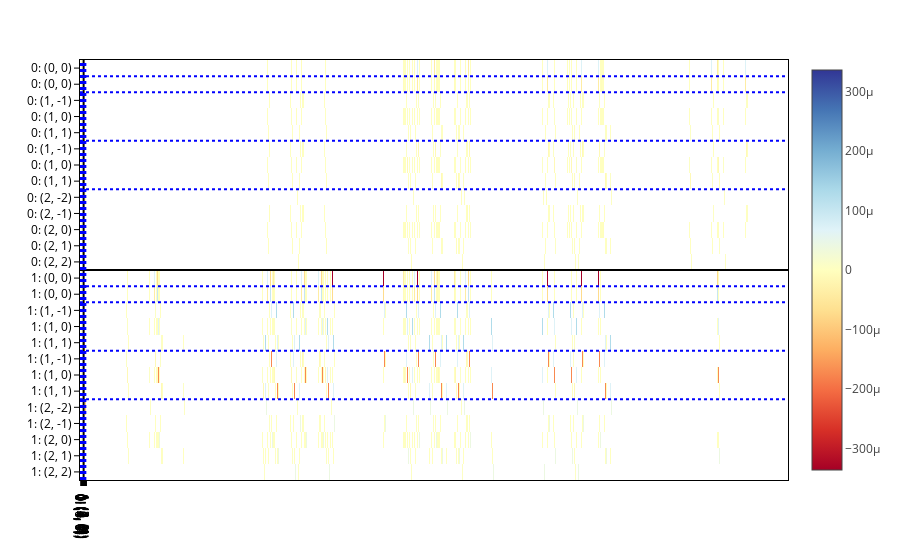
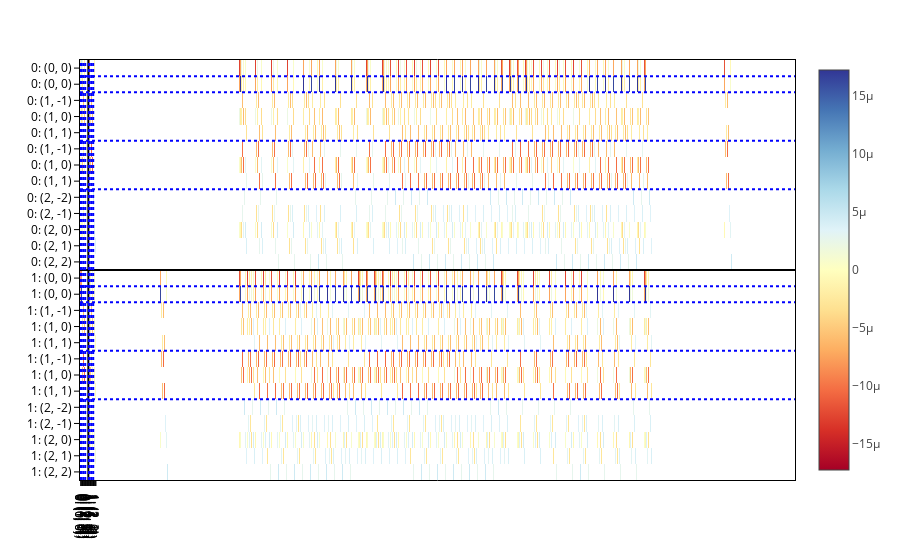

The code cell stored with these charts, in order, in its notebook:
### Code cell
from graph2mat.tools.viz import plot_basis_matrix

for config, matrix in zip(embedding_configs, matrices):
    plot_basis_matrix(
        matrix,
        embeddings_config,
        point_lines={"color": "black"},
        basis_lines={"color": "blue"},
        colorscale="rdylbu",
        text=".3f",
        basis_labels=True,
    ).show()

### Figure 1 — Plotly figure (JSON) as saved in the notebook; plotly's stock layout.template omitted (floating-point values rounded to 4 significant figures; data arrays with more than 128 entries replaced by an {"elided": "..."} marker saying what was removed)
{"data": [{"coloraxis": "coloraxis", "hovertemplate": "x: %{x}<br>y: %{y}<br>color: %{z}<extra></extra>", "name": "0", "texttemplate": "%{z:.3f}", "type": "heatmap", "xaxis": "x", "yaxis": "y", "z": {"elided": "26x3250 float values"}}], "layout": {"coloraxis": {"cmid": 0, "colorscale": [[0, "rgb(165,0,38)"], [0.1, "rgb(215,48,39)"], [0.2, "rgb(244,109,67)"], [0.3, "rgb(253,174,97)"], [0.4, "rgb(254,224,144)"], [0.5, "rgb(255,255,191)"], [0.6, "rgb(224,243,248)"], [0.7, "rgb(171,217,233)"], [0.8, "rgb(116,173,209)"], [0.9, "rgb(69,117,180)"], [1, "rgb(49,54,149)"]]}, "margin": {"t": 60}, "shapes": [{"line": {"color": "black"}, "type": "line", "x0": 0, "x1": 1, "xref": "x domain", "y0": 12.5, "y1": 12.5, "yref": "y"}, {"line": {"color": "black"}, "type": "line", "x0": 12.5, "x1": 12.5, "xref": "x", "y0": 0, "y1": 1, "yref": "y domain"}, {"line": {"color": "blue", "dash": "dot"}, "type": "line", "x0": 0, "x1": 1, "xref": "x domain", "y0": 0.5, "y1": 0.5, "yref": "y"}, {"line": {"color": "blue", "dash": "dot"}, "type": "line", "x0": 0.5, "x1": 0.5, "xref": "x", "y0": 0, "y1": 1, "yref": "y domain"}, {"line": {"color": "blue", "dash": "dot"}, "type": "line", "x0": 0, "x1": 1, "xref": "x domain", "y0": 1.5, "y1": 1.5, "yref": "y"}, {"line": {"color": "blue", "dash": "dot"}, "type": "line", "x0": 1.5, "x1": 1.5, "xref": "x", "y0": 0, "y1": 1, "yref": "y domain"}, {"line": {"color": "blue", "dash": "dot"}, "type": "line", "x0": 0, "x1": 1, "xref": "x domain", "y0": 4.5, "y1": 4.5, "yref": "y"}, {"line": {"color": "blue", "dash": "dot"}, "type": "line", "x0": 4.5, "x1": 4.5, "xref": "x", "y0": 0, "y1": 1, "yref": "y domain"}, {"line": {"color": "blue", "dash": "dot"}, "type": "line", "x0": 0, "x1": 1, "xref": "x domain", "y0": 7.5, "y1": 7.5, "yref": "y"}, {"line": {"color": "blue", "dash": "dot"}, "type": "line", "x0": 7.5, "x1": 7.5, "xref": "x", "y0": 0, "y1": 1, "yref": "y domain"}, {"line": {"color": "blue", "dash": "dot"}, "type": "line", "x0": 0, "x1": 1, "xref": "x domain", "y0": 13.5, "y1": 13.5, "yref": "y"}, {"line": {"color": "blue", "dash": "dot"}, "type": "line", "x0": 13.5, "x1": 13.5, "xref": "x", "y0": 0, "y1": 1, "yref": "y domain"}, {"line": {"color": "blue", "dash": "dot"}, "type": "line", "x0": 0, "x1": 1, "xref": "x domain", "y0": 14.5, "y1": 14.5, "yref": "y"}, {"line": {"color": "blue", "dash": "dot"}, "type": "line", "x0": 14.5, "x1": 14.5, "xref": "x", "y0": 0, "y1": 1, "yref": "y domain"}, {"line": {"color": "blue", "dash": "dot"}, "type": "line", "x0": 0, "x1": 1, "xref": "x domain", "y0": 17.5, "y1": 17.5, "yref": "y"}, {"line": {"color": "blue", "dash": "dot"}, "type": "line", "x0": 17.5, "x1": 17.5, "xref": "x", "y0": 0, "y1": 1, "yref": "y domain"}, {"line": {"color": "blue", "dash": "dot"}, "type": "line", "x0": 0, "x1": 1, "xref": "x domain", "y0": 20.5, "y1": 20.5, "yref": "y"}, {"line": {"color": "blue", "dash": "dot"}, "type": "line", "x0": 20.5, "x1": 20.5, "xref": "x", "y0": 0, "y1": 1, "yref": "y domain"}], "xaxis": {"anchor": "y", "domain": [0, 1], "ticktext": ["0: (0, 0)", "0: (0, 0)", "0: (1, -1)", "0: (1, 0)", "0: (1, 1)", "0: (1, -1)", "0: (1, 0)", "0: (1, 1)", "0: (2, -2)", "0: (2, -1)", "0: (2, 0)", "0: (2, 1)", "0: (2, 2)", "1: (0, 0)", "1: (0, 0)", "1: (1, -1)", "1: (1, 0)", "1: (1, 1)", "1: (1, -1)", "1: (1, 0)", "1: (1, 1)", "1: (2, -2)", "1: (2, -1)", "1: (2, 0)", "1: (2, 1)", "1: (2, 2)"], "tickvals": [0, 1, 2, 3, 4, 5, 6, 7, 8, 9, 10, 11, 12, 13, 14, 15, 16, 17, 18, 19, 20, 21, 22, 23, 24, 25]}, "yaxis": {"anchor": "x", "autorange": "reversed", "domain": [0, 1], "ticktext": ["0: (0, 0)", "0: (0, 0)", "0: (1, -1)", "0: (1, 0)", "0: (1, 1)", "0: (1, -1)", "0: (1, 0)", "0: (1, 1)", "0: (2, -2)", "0: (2, -1)", "0: (2, 0)", "0: (2, 1)", "0: (2, 2)", "1: (0, 0)", "1: (0, 0)", "1: (1, -1)", "1: (1, 0)", "1: (1, 1)", "1: (1, -1)", "1: (1, 0)", "1: (1, 1)", "1: (2, -2)", "1: (2, -1)", "1: (2, 0)", "1: (2, 1)", "1: (2, 2)"], "tickvals": [0, 1, 2, 3, 4, 5, 6, 7, 8, 9, 10, 11, 12, 13, 14, 15, 16, 17, 18, 19, 20, 21, 22, 23, 24, 25]}}}

### Figure 2 — Plotly figure (JSON) as saved in the notebook; plotly's stock layout.template omitted (floating-point values rounded to 4 significant figures; data arrays with more than 128 entries replaced by an {"elided": "..."} marker saying what was removed)
{"data": [{"coloraxis": "coloraxis", "hovertemplate": "x: %{x}<br>y: %{y}<br>color: %{z}<extra></extra>", "name": "0", "texttemplate": "%{z:.3f}", "type": "heatmap", "xaxis": "x", "yaxis": "y", "z": {"elided": "26x1170 float values"}}], "layout": {"coloraxis": {"cmid": 0, "colorscale": [[0, "rgb(165,0,38)"], [0.1, "rgb(215,48,39)"], [0.2, "rgb(244,109,67)"], [0.3, "rgb(253,174,97)"], [0.4, "rgb(254,224,144)"], [0.5, "rgb(255,255,191)"], [0.6, "rgb(224,243,248)"], [0.7, "rgb(171,217,233)"], [0.8, "rgb(116,173,209)"], [0.9, "rgb(69,117,180)"], [1, "rgb(49,54,149)"]]}, "margin": {"t": 60}, "shapes": [{"line": {"color": "black"}, "type": "line", "x0": 0, "x1": 1, "xref": "x domain", "y0": 12.5, "y1": 12.5, "yref": "y"}, {"line": {"color": "black"}, "type": "line", "x0": 12.5, "x1": 12.5, "xref": "x", "y0": 0, "y1": 1, "yref": "y domain"}, {"line": {"color": "blue", "dash": "dot"}, "type": "line", "x0": 0, "x1": 1, "xref": "x domain", "y0": 0.5, "y1": 0.5, "yref": "y"}, {"line": {"color": "blue", "dash": "dot"}, "type": "line", "x0": 0.5, "x1": 0.5, "xref": "x", "y0": 0, "y1": 1, "yref": "y domain"}, {"line": {"color": "blue", "dash": "dot"}, "type": "line", "x0": 0, "x1": 1, "xref": "x domain", "y0": 1.5, "y1": 1.5, "yref": "y"}, {"line": {"color": "blue", "dash": "dot"}, "type": "line", "x0": 1.5, "x1": 1.5, "xref": "x", "y0": 0, "y1": 1, "yref": "y domain"}, {"line": {"color": "blue", "dash": "dot"}, "type": "line", "x0": 0, "x1": 1, "xref": "x domain", "y0": 4.5, "y1": 4.5, "yref": "y"}, {"line": {"color": "blue", "dash": "dot"}, "type": "line", "x0": 4.5, "x1": 4.5, "xref": "x", "y0": 0, "y1": 1, "yref": "y domain"}, {"line": {"color": "blue", "dash": "dot"}, "type": "line", "x0": 0, "x1": 1, "xref": "x domain", "y0": 7.5, "y1": 7.5, "yref": "y"}, {"line": {"color": "blue", "dash": "dot"}, "type": "line", "x0": 7.5, "x1": 7.5, "xref": "x", "y0": 0, "y1": 1, "yref": "y domain"}, {"line": {"color": "blue", "dash": "dot"}, "type": "line", "x0": 0, "x1": 1, "xref": "x domain", "y0": 13.5, "y1": 13.5, "yref": "y"}, {"line": {"color": "blue", "dash": "dot"}, "type": "line", "x0": 13.5, "x1": 13.5, "xref": "x", "y0": 0, "y1": 1, "yref": "y domain"}, {"line": {"color": "blue", "dash": "dot"}, "type": "line", "x0": 0, "x1": 1, "xref": "x domain", "y0": 14.5, "y1": 14.5, "yref": "y"}, {"line": {"color": "blue", "dash": "dot"}, "type": "line", "x0": 14.5, "x1": 14.5, "xref": "x", "y0": 0, "y1": 1, "yref": "y domain"}, {"line": {"color": "blue", "dash": "dot"}, "type": "line", "x0": 0, "x1": 1, "xref": "x domain", "y0": 17.5, "y1": 17.5, "yref": "y"}, {"line": {"color": "blue", "dash": "dot"}, "type": "line", "x0": 17.5, "x1": 17.5, "xref": "x", "y0": 0, "y1": 1, "yref": "y domain"}, {"line": {"color": "blue", "dash": "dot"}, "type": "line", "x0": 0, "x1": 1, "xref": "x domain", "y0": 20.5, "y1": 20.5, "yref": "y"}, {"line": {"color": "blue", "dash": "dot"}, "type": "line", "x0": 20.5, "x1": 20.5, "xref": "x", "y0": 0, "y1": 1, "yref": "y domain"}], "xaxis": {"anchor": "y", "domain": [0, 1], "ticktext": ["0: (0, 0)", "0: (0, 0)", "0: (1, -1)", "0: (1, 0)", "0: (1, 1)", "0: (1, -1)", "0: (1, 0)", "0: (1, 1)", "0: (2, -2)", "0: (2, -1)", "0: (2, 0)", "0: (2, 1)", "0: (2, 2)", "1: (0, 0)", "1: (0, 0)", "1: (1, -1)", "1: (1, 0)", "1: (1, 1)", "1: (1, -1)", "1: (1, 0)", "1: (1, 1)", "1: (2, -2)", "1: (2, -1)", "1: (2, 0)", "1: (2, 1)", "1: (2, 2)"], "tickvals": [0, 1, 2, 3, 4, 5, 6, 7, 8, 9, 10, 11, 12, 13, 14, 15, 16, 17, 18, 19, 20, 21, 22, 23, 24, 25]}, "yaxis": {"anchor": "x", "autorange": "reversed", "domain": [0, 1], "ticktext": ["0: (0, 0)", "0: (0, 0)", "0: (1, -1)", "0: (1, 0)", "0: (1, 1)", "0: (1, -1)", "0: (1, 0)", "0: (1, 1)", "0: (2, -2)", "0: (2, -1)", "0: (2, 0)", "0: (2, 1)", "0: (2, 2)", "1: (0, 0)", "1: (0, 0)", "1: (1, -1)", "1: (1, 0)", "1: (1, 1)", "1: (1, -1)", "1: (1, 0)", "1: (1, 1)", "1: (2, -2)", "1: (2, -1)", "1: (2, 0)", "1: (2, 1)", "1: (2, 2)"], "tickvals": [0, 1, 2, 3, 4, 5, 6, 7, 8, 9, 10, 11, 12, 13, 14, 15, 16, 17, 18, 19, 20, 21, 22, 23, 24, 25]}}}
